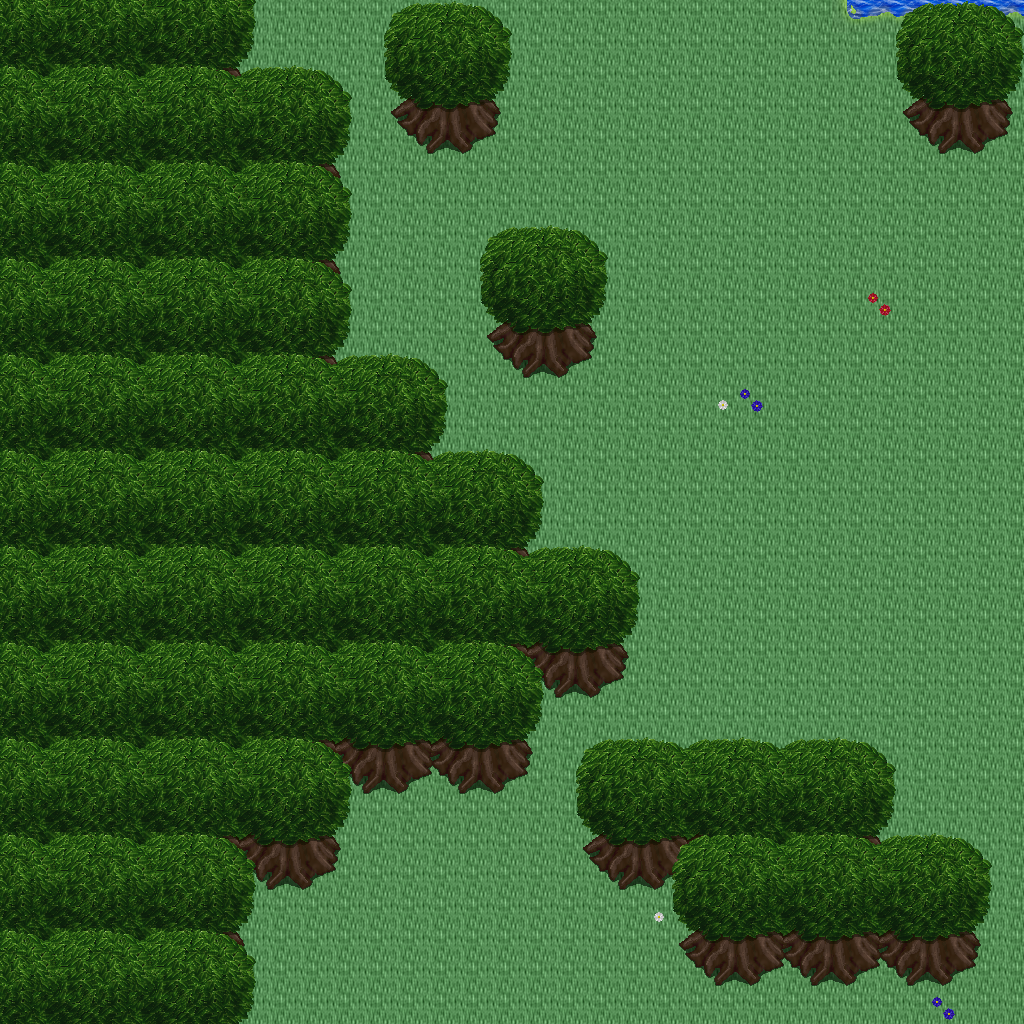

This game map was drawn from its Tiled (.tmx) file and the tilesets committed beside it. A one-line description and the trimmed map source follow:
An orthogonal 32x32 tile map with 32x32 px tiles, 5 tile layers (Ground, Objects, Objects2, Above, ...), 1 hidden layer not drawn, 42 tilesets.

<map version="1.10" tiledversion="1.11.0" orientation="orthogonal" renderorder="right-down" width="32" height="32" tilewidth="32" tileheight="32" infinite="0" nextlayerid="11" nextobjectid="1">
 <tileset firstgid="1" name="logic_collision" tilewidth="32" tileheight="32" tilecount="1" columns="1">
  <image source="../drawable/logic_collision.png" width="32" height="32" />
 </tileset>
 <tileset firstgid="2" name="building_decoration_orbpedestal" tilewidth="32" tileheight="32" tilecount="2" columns="1">
  <image source="../drawable/building_decoration_orbpedestal.png" width="32" height="64" />
 </tileset>
 <tileset firstgid="4" name="building_decoration_block" tilewidth="32" tileheight="32" tilecount="2" columns="2">
  <image source="../drawable/building_decoration_block.png" width="64" height="32" />
 </tileset>
 <tileset firstgid="6" name="building_decoration_chimney" tilewidth="32" tileheight="32" tilecount="2" columns="1">
  <image source="../drawable/building_decoration_chimney.png" width="32" height="64" />
 </tileset>
 <tileset firstgid="8" name="building_fence_fence_chunky" tilewidth="32" tileheight="32" tilecount="21" columns="3">
  <image source="../drawable/building_fence_fence_chunky.png" width="96" height="224" />
 </tileset>
 <tileset firstgid="29" name="ground_cobbled_paving" tilewidth="32" tileheight="32" tilecount="1" columns="1">
  <image source="../drawable/ground_cobbled_paving.png" width="32" height="32" />
 </tileset>
 <tileset firstgid="30" name="ground_gravel" tilewidth="32" tileheight="32" tilecount="1" columns="1">
  <image source="../drawable/ground_gravel.png" width="32" height="32" />
 </tileset>
 <tileset firstgid="31" name="ground_stone_floors" tilewidth="32" tileheight="32" tilecount="6" columns="3">
  <image source="../drawable/ground_stone_floors.png" width="96" height="64" />
 </tileset>
 <tileset firstgid="37" name="ground_ground" tilewidth="32" tileheight="32" tilecount="33" columns="3">
  <image source="../drawable/ground_ground.png" width="96" height="352" />
 </tileset>
 <tileset firstgid="70" name="plant_bush_hedge" tilewidth="32" tileheight="32" tilecount="35" columns="5">
  <image source="../drawable/plant_bush_hedge.png" width="160" height="224" />
 </tileset>
 <tileset firstgid="105" name="plant_bush_various_small" tilewidth="32" tileheight="32" tilecount="9" columns="3">
  <image source="../drawable/plant_bush_various_small.png" width="96" height="96" />
 </tileset>
 <tileset firstgid="114" name="plant_flower_daisy_blue" tilewidth="32" tileheight="32" tilecount="8" columns="2">
  <image source="../drawable/plant_flower_daisy_blue.png" width="64" height="128" />
 </tileset>
 <tileset firstgid="122" name="plant_flower_daisy_red" tilewidth="32" tileheight="32" tilecount="8" columns="2">
  <image source="../drawable/plant_flower_daisy_red.png" width="64" height="128" />
 </tileset>
 <tileset firstgid="130" name="plant_flower_daisy_white" tilewidth="32" tileheight="32" tilecount="8" columns="2">
  <image source="../drawable/plant_flower_daisy_white.png" width="64" height="128" />
 </tileset>
 <tileset firstgid="138" name="plant_flower_daisy_yellow" tilewidth="32" tileheight="32" tilecount="8" columns="2">
  <image source="../drawable/plant_flower_daisy_yellow.png" width="64" height="128" />
 </tileset>
 <tileset firstgid="146" name="plant_vine_plait" tilewidth="32" tileheight="32" tilecount="9" columns="3">
  <image source="../drawable/plant_vine_plait.png" width="96" height="96" />
 </tileset>
 <tileset firstgid="155" name="furniture_light_iron_lamp" tilewidth="32" tileheight="32" tilecount="3" columns="1">
  <image source="../drawable/furniture_light_iron_lamp.png" width="32" height="96" />
 </tileset>
 <tileset firstgid="158" name="furniture_light_flames" tilewidth="32" tileheight="32" tilecount="6" columns="6">
  <image source="../drawable/furniture_light_flames.png" width="192" height="32" />
 </tileset>
 <tileset firstgid="164" name="ground_grass_corners" tilewidth="32" tileheight="32" tilecount="24" columns="6">
  <image source="../drawable/ground_grass_corners.png" width="192" height="128" />
 </tileset>
 <tileset firstgid="188" name="ground_grass_edges" tilewidth="32" tileheight="32" tilecount="36" columns="12">
  <image source="../drawable/ground_grass_edges.png" width="384" height="96" />
 </tileset>
 <tileset firstgid="224" name="plant_tree_tree_golden_large" tilewidth="32" tileheight="32" tilecount="24" columns="4">
  <image source="../drawable/plant_tree_tree_golden_large.png" width="128" height="192" />
 </tileset>
 <tileset firstgid="248" name="ground_water_dungeon_water" tilewidth="32" tileheight="32" tilecount="30" columns="3">
  <image source="../drawable/ground_water_dungeon_water.png" width="96" height="320" />
 </tileset>
 <tileset firstgid="278" name="plant_indoor_pot_plant_1" tilewidth="32" tileheight="32" tilecount="12" columns="6">
  <image source="../drawable/plant_indoor_pot_plant_1.png" width="192" height="64" />
 </tileset>
 <tileset firstgid="290" name="logic_creature_human_imperial" tilewidth="32" tileheight="32" tilecount="16" columns="8">
  <image source="../drawable/logic_creature_human_imperial.png" width="256" height="64" />
 </tileset>
 <tileset firstgid="306" name="item_statue_metal_and_stone" tilewidth="32" tileheight="32" tilecount="6" columns="3">
  <image source="../drawable/item_statue_metal_and_stone.png" width="96" height="64" />
 </tileset>
 <tileset firstgid="312" name="item_statue_grey_stone" tilewidth="32" tileheight="32" tilecount="4" columns="2">
  <image source="../drawable/item_statue_grey_stone.png" width="64" height="64" />
 </tileset>
 <tileset firstgid="316" name="building_castle" tilewidth="32" tileheight="32" tilecount="320" columns="20">
  <image source="../drawable/building_castle.png" width="640" height="512" />
 </tileset>
 <tileset firstgid="636" name="building_church" tilewidth="32" tileheight="32" tilecount="56" columns="8">
  <image source="../drawable/building_church.png" width="256" height="224" />
 </tileset>
 <tileset firstgid="692" name="item_pot_pot_golden" tilewidth="32" tileheight="32" tilecount="4" columns="4">
  <image source="../drawable/item_pot_pot_golden.png" width="128" height="32" />
 </tileset>
 <tileset firstgid="696" name="furniture_table_bench" tilewidth="32" tileheight="32" tilecount="3" columns="3">
  <image source="../drawable/furniture_table_bench.png" width="96" height="32" />
 </tileset>
 <tileset firstgid="699" name="item_statue_green_stone" tilewidth="32" tileheight="32" tilecount="12" columns="4">
  <image source="../drawable/item_statue_green_stone.png" width="128" height="96" />
 </tileset>
 <tileset firstgid="711" name="item_statue_green_stone_2" tilewidth="32" tileheight="32" tilecount="6" columns="2">
  <image source="../drawable/item_statue_green_stone_2.png" width="64" height="96" />
 </tileset>
 <tileset firstgid="717" name="plant_bush_hosta" tilewidth="32" tileheight="32" tilecount="9" columns="3">
  <image source="../drawable/plant_bush_hosta.png" width="96" height="96" />
 </tileset>
 <tileset firstgid="726" name="plant_tree_tree_green" tilewidth="32" tileheight="32" tilecount="88" columns="8">
  <image source="../drawable/plant_tree_tree_green.png" width="256" height="352" />
 </tileset>
 <tileset firstgid="814" name="item_banners_flag" tilewidth="32" tileheight="32" tilecount="12" columns="3">
  <image source="../drawable/item_banners_flag.png" width="96" height="128" />
 </tileset>
 <tileset firstgid="826" name="furniture_table_long_front_on" tilewidth="32" tileheight="32" tilecount="3" columns="1">
  <image source="../drawable/furniture_table_long_front_on.png" width="32" height="96" />
 </tileset>
 <tileset firstgid="829" name="item_flagpole" tilewidth="32" tileheight="32" tilecount="3" columns="1">
  <image source="../drawable/item_flagpole.png" width="32" height="96" />
 </tileset>
 <tileset firstgid="832" name="logic_portal" tilewidth="32" tileheight="32" tilecount="24" columns="8">
  <image source="../drawable/logic_portal.png" width="256" height="96" />
 </tileset>
 <tileset firstgid="856" name="logic_creature_animal" tilewidth="32" tileheight="32" tilecount="32" columns="8">
  <image source="../drawable/logic_creature_animal.png" width="256" height="128" />
 </tileset>
 <tileset firstgid="888" name="plant_tree_spruce" tilewidth="32" tileheight="32" tilecount="6" columns="2">
  <image source="../drawable/plant_tree_spruce.png" width="64" height="96" />
 </tileset>
 <tileset firstgid="894" name="light_light_5x5" tilewidth="32" tileheight="32" tilecount="25" columns="5">
  <image source="../drawable/light_light_5x5.png" width="160" height="160" />
 </tileset>
 <tileset firstgid="919" name="plant_stump_stump_brown" tilewidth="32" tileheight="32" tilecount="4" columns="2">
  <image source="../drawable/plant_stump_stump_brown.png" width="64" height="64" />
 </tileset>
 <layer id="1" name="Ground" width="32" height="32">
  <data>[1024 cells, 1024 non-empty, 4 distinct tile ids]</data>
 </layer>
 <layer id="2" name="Objects" width="32" height="32">
  <data>[1024 cells, 133 non-empty, 19 distinct tile ids]</data>
 </layer>
 <layer id="3" name="Objects2" width="32" height="32">
  <data>[1024 cells, 0 non-empty, 0 distinct tile ids]</data>
 </layer>
 <layer id="4" name="Above" width="32" height="32">
  <data>[1024 cells, 496 non-empty, 22 distinct tile ids]</data>
 </layer>
 <layer id="5" name="Above2" width="32" height="32">
  <data>[1024 cells, 0 non-empty, 0 distinct tile ids]</data>
 </layer>
 <layer id="6" name="Walkable" width="32" height="32" visible="0">
  <data>[1024 cells, 451 non-empty, 1 distinct tile ids]</data>
 </layer>
 <objectgroup id="7" name="Mapevents" />
 <objectgroup id="8" name="Spawn" />
 <objectgroup id="9" name="Keys" />
 <objectgroup id="10" name="Replace" />
</map>
